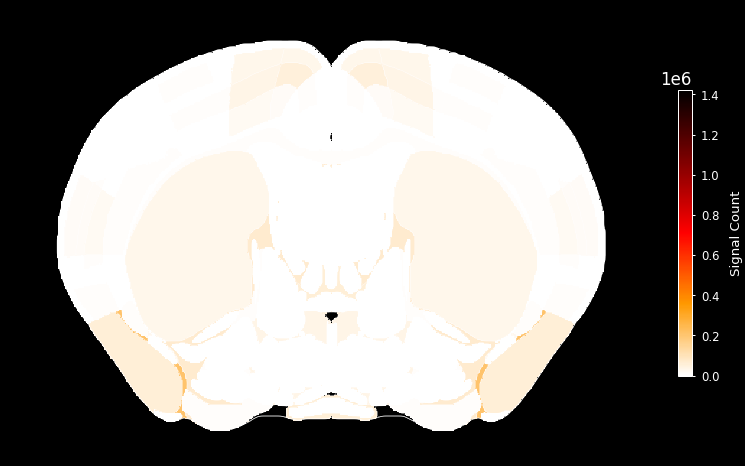
#> input picture .tmp_slice_test.png, 745 x 466 px
$ python -i clahe_3d.py   (imports and definitions only)
#> lines starting #> are read from the running program, lines starting #| are printed output that depends on the picture
import cv2
import numpy as np
import os
import argparse
import tifffile
from pathlib import Path
from tqdm import tqdm

class CLAHE3D:
    """
    A class to handle CLAHE for 2D images and 3D volumes.
    Optimized for memory efficiency and supports 16-bit images.
    """
    def __init__(self, clip_limit=2.0, tile_grid_size=(64, 64)):
        """
        Initialize CLAHE settings.

        Parameters:
        - clip_limit: Threshold for contrast limiting.
                     For 16-bit, values around 1.0-5.0 are common.
        - tile_grid_size: Number of tiles in (rows, cols) for each slice.
        """
        self.clip_limit = clip_limit
        self.tile_grid_size = tile_grid_size
        self.clahe = cv2.createCLAHE(clipLimit=self.clip_limit, tileGridSize=self.tile_grid_size)

    def process_2d(self, img):
        """Apply CLAHE to a single 2D image."""
        if img is None:
            return None
        return self.clahe.apply(img)

    # [43 lines left out: functions process_3d_slice_by_slice, process_folder, not called in this run]

    def process_file(self, input_path, output_path):
        """
        Load a file (2D or 3D TIF), apply CLAHE, and save.
        """
#> called with input_path = '../../../.tmp_slice_test.png', output_path = 'out.png'
        print(f"Loading {input_path}...")

        # Check file extension
        ext = os.path.splitext(input_path)[1].lower()

        # Load image/volume
        # For large 3D volumes, tifffile is recommended.
        # But we use OpenCV here as it's in the requirements.
        img = cv2.imread(input_path, cv2.IMREAD_UNCHANGED)
#> img is the input picture: shape (466, 745, 4); mean B, G, R, A 124.4, 127.8, 131.2, 255

        if img is None:
            # Try imreadmulti for multi-page TIF (3D volumes)
            ret, vol_list = cv2.imreadmulti(input_path, [], cv2.IMREAD_UNCHANGED)
            if not ret or not vol_list:
                raise FileNotFoundError(f"Could not read {input_path}. Ensure it's a valid image or TIF stack.")
            img = np.array(vol_list)
            print(f"Loaded 3D volume with shape {img.shape}")
        else:
            print(f"Loaded 2D image with shape {img.shape}")
#| Loaded 2D image with shape (466, 745, 4)

        # Process based on dimension
        if len(img.shape) == 2:
            result = self.process_2d(img)
        elif len(img.shape) == 3:
            # Check if it's a color image (Y, X, C) or a grayscale volume (Z, Y, X)
            if img.shape[2] in [3, 4]:
                print("Processing color image in LAB space...")
                lab = cv2.cvtColor(img, cv2.COLOR_BGR2LAB)
#> lab: shape (466, 745, 3); mean of channels 0, 1, 2 129, 128.7, 130.2
                l, a, b = cv2.split(lab)
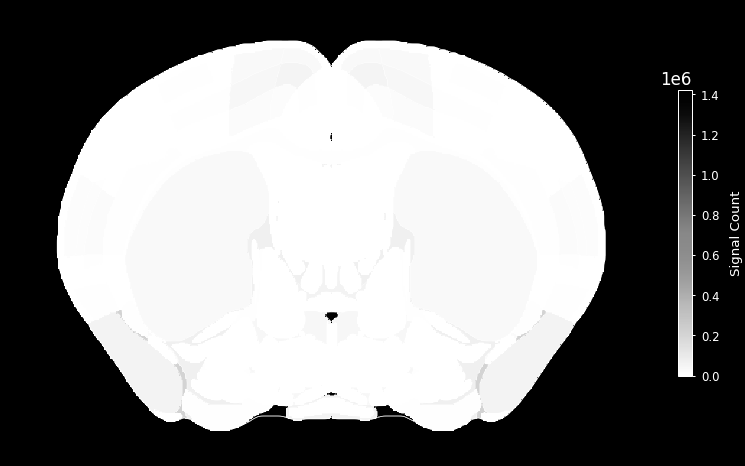
#> l: shape (466, 745); min 0, max 255, mean 129
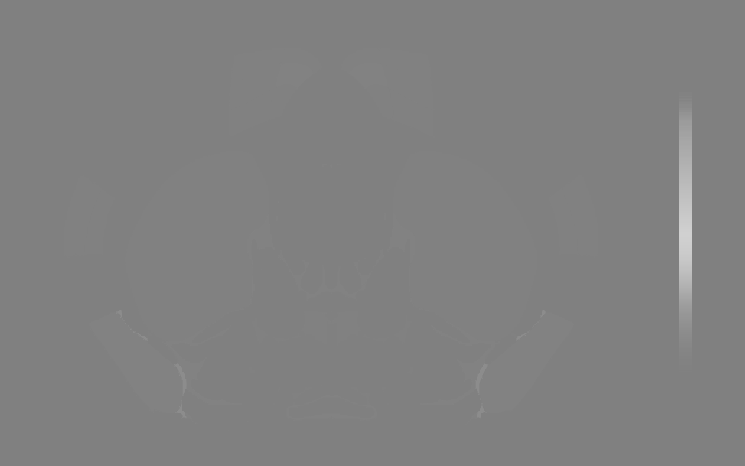
#> a: shape (466, 745); min 128, max 208, mean 128.7
                l_clahe = self.process_2d(l)
                lab = cv2.merge((l_clahe, a, b))
#> lab: shape (466, 745, 3); mean of channels 0, 1, 2 132.7, 128.7, 130.2
                result = cv2.cvtColor(lab, cv2.COLOR_LAB2BGR)
            else:
                result = self.process_3d_slice_by_slice(img)
        else:
            raise ValueError(f"Unsupported image shape: {img.shape}")

        print(f"Saving result to {output_path}...")

        # Save based on dimension
        if len(result.shape) == 3 and result.shape[0] > 1 and not (result.shape[2] in [3, 4]):
            # Multi-page TIF saving
            cv2.imwritemulti(output_path, list(result))
        else:
            cv2.imwrite(output_path, result)

        print("Done.")
        return result

# [25 lines left out: function main, not called in this run]

# [2 lines not run here, left out]

>>> result = CLAHE3D().process_file('../../../.tmp_slice_test.png', 'out.png')
